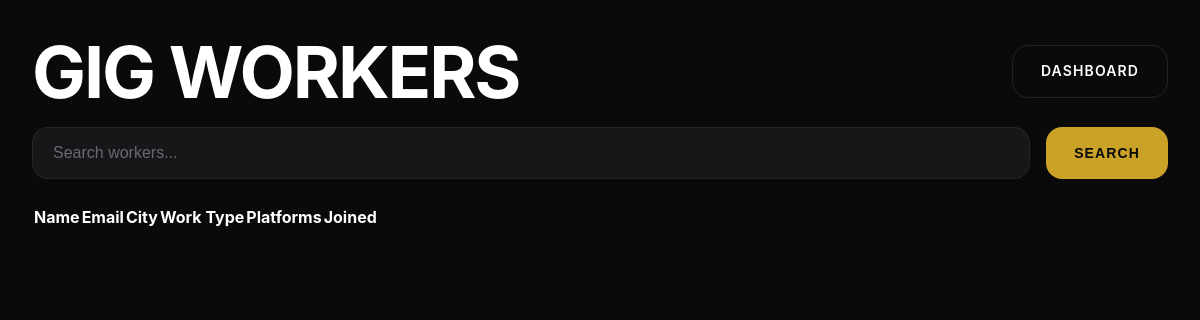
/admin/users.php (signed in), run on an earlier commit of the app's database.
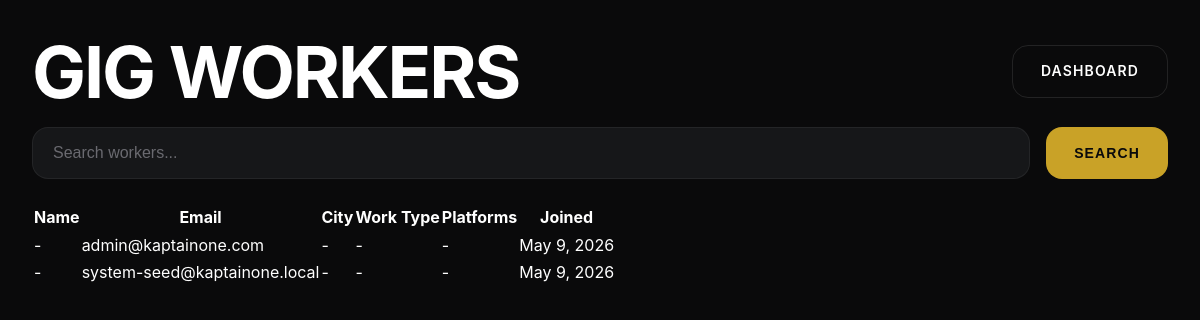
And on a later commit of the database.
### tables this page shows
CREATE TABLE IF NOT EXISTS users (
    id INT UNSIGNED AUTO_INCREMENT PRIMARY KEY,
    email VARCHAR(150) NOT NULL UNIQUE,
    password_hash VARCHAR(255),
    role ENUM('gig_worker', 'admin') DEFAULT 'gig_worker',
    auth_provider VARCHAR(30) DEFAULT 'email',
    is_active BOOLEAN DEFAULT TRUE,
    email_verified_at DATETIME,
    last_login DATETIME,
    created_at TIMESTAMP DEFAULT CURRENT_TIMESTAMP,
    updated_at TIMESTAMP DEFAULT CURRENT_TIMESTAMP ON UPDATE CURRENT_TIMESTAMP,
    INDEX idx_users_role (role),
    INDEX idx_users_active (is_active)
);

### includes/functions.php (called while the page is built, shortened)
<?php
require_once __DIR__ . '/../config/config.php';
function e(string $text): string {
    return htmlspecialchars($text, ENT_QUOTES, 'UTF-8');
}
function format_date(string $date, string $format = 'M j, Y'): string {
    return date($format, strtotime($date));
}

### config/config.php (called while the page is built, shortened)
<?php
$DB_CONFIG = [
    'host'     => 'localhost',
    'database' => 'u123456789_kaptain',
    'username' => 'u123456789_admin',
    'password' => 'your_db_password',
    'charset'  => 'utf8mb4',
    'port'     => 3306
];

### includes/db.php (called while the page is built, shortened)
<?php
require_once __DIR__ . '/../config/config.php';
class Database {
    private static ?PDO $instance = null;
    public static function connect(): PDO {
        global $DB_CONFIG;
        if (self::$instance === null) {
            try {
                $dsn = sprintf(
                    'mysql:host=%s;port=%d;dbname=%s;charset=%s',
                    $DB_CONFIG['host'],
                    $DB_CONFIG['port'],
                    $DB_CONFIG['database'],
                    $DB_CONFIG['charset']
                );
                self::$instance = new PDO($dsn, $DB_CONFIG['username'], $DB_CONFIG['password'], [
                    PDO::ATTR_ERRMODE            => PDO::ERRMODE_EXCEPTION,
                    PDO::ATTR_DEFAULT_FETCH_MODE => PDO::FETCH_ASSOC,
                    PDO::ATTR_EMULATE_PREPARES   => false,
                ]);
            } catch (PDOException $e) {
                error_log('Database connection failed: ' . $e->getMessage());
                throw new Exception('Service temporarily unavailable');
            }
        }
        return self::$instance;
    }
    public static function query(string $sql, array $params = []): PDOStatement {
        $stmt = self::connect()->prepare($sql);
        $stmt->execute($params);
        return $stmt;
    }
    public static function fetchAll(string $sql, array $params = []): array {
        $stmt = self::query($sql, $params);
        return $stmt->fetchAll();
    }
}

### admin/users.php (the view, shortened to what this page needs)
<?php
require_once __DIR__ . '/../includes/functions.php';
require_once __DIR__ . '/../includes/db.php';
$q = trim($_GET['q'] ?? '');
$params = [];
$where = '';
$users = Database::fetchAll(
    "SELECT u.*, p.full_name, p.phone, p.city, p.work_type, p.preferred_platforms
     FROM users u
     LEFT JOIN user_profiles p ON p.user_id = u.id
     $where
     ORDER BY u.created_at DESC",
    $params
);
?>
<!DOCTYPE html><html lang="en"><head><link rel="stylesheet" href="../assets/css/main.css"><link rel="stylesheet" href="../assets/css/responsive.css"></head>
<body class="admin-page"><main class="admin-workspace">
<header class="admin-top"><h1>Gig Workers</h1><a href="dashboard.php" class="btn btn-secondary">Dashboard</a></header>
<form method="get" class="admin-filter"><input class="form-control" name="q" placeholder="Search workers..." value="<?= e($q) ?>"><button class="btn btn-primary">Search</button></form>
<div class="admin-table-wrap"><table class="admin-table"><thead><tr><th>Name</th><th>Email</th><th>City</th><th>Work Type</th><th>Platforms</th><th>Joined</th></tr></thead><tbody>
<?php foreach ($users as $worker): ?><tr><td><?= e($worker['full_name'] ?: '-') ?></td><td><?= e($worker['email']) ?></td><td><?= e($worker['city'] ?: '-') ?></td><td><?= e($worker['work_type'] ?: '-') ?></td><td><?= e($worker['preferred_platforms'] ?: '-') ?></td><td><?= format_date($worker['created_at']) ?></td></tr><?php endforeach; ?>
</tbody></table></div>
</main></body></html>

What changed in the data, as far as the page shows it:
added users: full_name "-", email "admin@kaptainone.com", city "-", work_type "-", preferred_platforms "-", created_at "May 9, 2026"
added users: full_name "-", email "system-seed@kaptainone.local", city "-", work_type "-", preferred_platforms "-", created_at "May 9, 2026"
